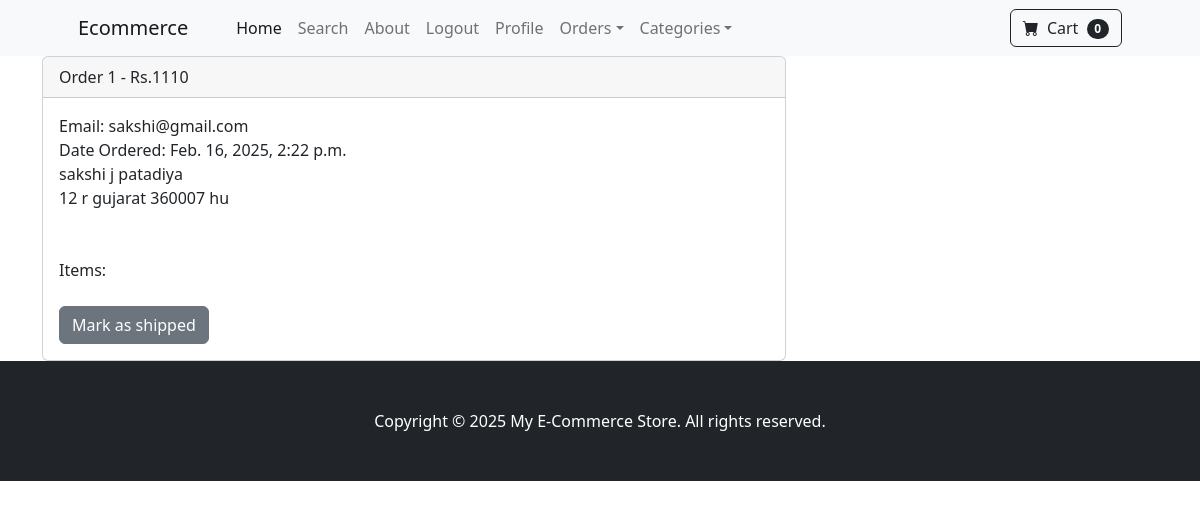
/payment/orders/1 (signed in), run on an earlier commit of the app's database.
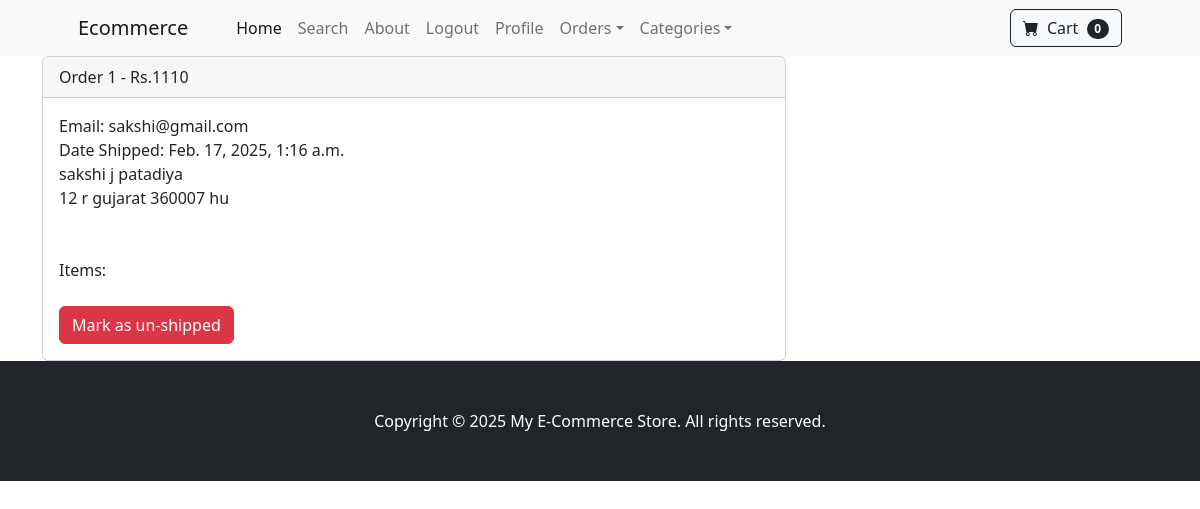
And on a later commit of the database.
### payment/models.py (models this page shows, shortened)
class Order(models.Model):
    user = models.ForeignKey(User, on_delete=models.CASCADE,null=True,blank=True)
    full_name = models.CharField(max_length=250)
    email = models.EmailField(max_length=250)
    shipping_address = models.TextField(max_length=1500)
    amount_paid = models.IntegerField()
    date_ordered = models.DateTimeField(auto_now_add=True)
    shipped = models. BooleanField(default=False)
    date_shipped = models.DateTimeField(blank=True,null=True)

### payment/views.py (the view, shortened to what this page needs)
# urls.py: path('orders/<int:pk>',views.orders,name="orders"),
def orders(request,pk):
    if request.user.is_authenticated and request.user.is_superuser:
        order=Order.objects.get(id=pk)
        items = OrderItem.objects.filter(order=pk)
        return render(request,"orders.html",{"order":order,"items":items})
    else:
        messages.success(request, 'Access Denied')
        return redirect('index')

### cart/cart.py (called while the page is built)
    def __len__(self):
        return len(self.cart)

### cart/context_processors.py (called while the page is built)
def cart(request):
    return {'cart':Cart(request)}

### payment/templates/orders.html (shortened to what this page needs)
{% extends 'base.html' %}
{% block content %}
<div class="container">
    <div class="row">
        <centre>
                <div class="col-8">
                    <div class="card">
                        <div class="card-header">
                          Order {{ order.id }} - Rs.{{ order.amount_paid }}
                        </div>
                        <div class="card-body">
                          Email: {{ order.email }}
                          <br>
                          {% if order.date_shipped %}
                            Date Shipped: {{ order.date_shipped }}
                          {% else %}
                            Date Ordered: {{ order.date_ordered }}
                          {% endif %}
                          <br>
                          {{ order.full_name }}
                          <br>
                          {{ order.shipping_address }}
                          <br><br><br>
                          Items:
                          <br><br>
                          {% if not order.shipped %}
                            <form method="POST" >
                                <button type="submit" class="btn btn-secondary">Mark as shipped</button>
                            </form>
                          {% else %}
                            <form method="POST" >
                                <button type="submit" class="btn btn-danger">Mark as un-shipped</button>
                            </form>
                          {% endif %}
                        </div>
                      </div>
                </div>
        </centre>
    </div>
</div>
{% endblock %}

What changed in the data, as far as the page shows it:
changed Order "sakshi@gmail.com": date_shipped (not shown) → "Feb. 17, 2025, 1:16 a.m."; shipped False → True (drawn); date_ordered "Feb. 16, 2025, 2:22 p.m." → (not shown)
Also different on the page:
text no longer shown: "Date Ordered: Mark as shipped"
text now shown: "Date Shipped: Mark as un-shipped"
